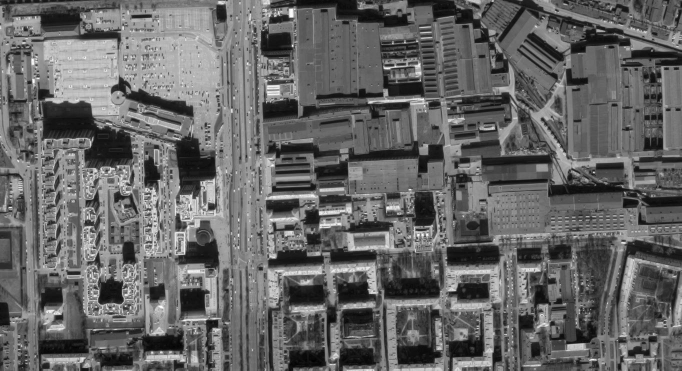
#> input picture module_1/images/GRAY.JPG, 1363 x 741 px (shown at 1/2 size)
$ python main.py
#> lines starting #> are read from the running program, lines starting #| are printed output that depends on the picture
### module_1/sharpening/io_utils.py
import cv2
import os


def load_images():
    gray = cv2.imread("images/GRAY.JPG", cv2.IMREAD_GRAYSCALE)
    rgb_half = cv2.imread("images/RGB_half.JPG")
    rgb_quarter = cv2.imread("images/RGB_quarter.JPG")
    return gray, rgb_half, rgb_quarter


def save_images(half_img, quarter_img, output_dir="pan_sharpened_outputs"):
    os.makedirs(output_dir, exist_ok=True)
    cv2.imwrite(f"{output_dir}/pan_sharpened_half.jpg", half_img)
    cv2.imwrite(f"{output_dir}/pan_sharpened_quarter.jpg", quarter_img)
    print(f"Saved sharpened images to {output_dir}/")

### module_1/sharpening/align.py
import cv2
import numpy as np


def align_images(gray: np.ndarray, rgb: np.ndarray) -> np.ndarray:
    """
    Aligns the RGB image to the grayscale image using ORB keypoints and homography.
    """
    assert len(gray.shape) == 2, (
        f"Expected gray image with shape (H, W), got {gray.shape}"
    )
    assert len(rgb.shape) == 3 and rgb.shape[2] == 3, (
        f"Expected RGB image with shape (H, W, 3), got {rgb.shape}"
    )

    orb = cv2.ORB_create(5000)
    kp1, des1 = orb.detectAndCompute(gray, None)
    rgb_gray = cv2.cvtColor(rgb, cv2.COLOR_BGR2GRAY)
    kp2, des2 = orb.detectAndCompute(rgb_gray, None)

    matcher = cv2.DescriptorMatcher_create(cv2.DESCRIPTOR_MATCHER_BRUTEFORCE_HAMMING)
    matches = list(matcher.match(des1, des2, None))
    matches.sort(key=lambda x: x.distance)
    matches = matches[: int(len(matches) * 0.1)]

    pts1 = np.float32([kp1[m.queryIdx].pt for m in matches]).reshape(-1, 1, 2)
    pts2 = np.float32([kp2[m.trainIdx].pt for m in matches]).reshape(-1, 1, 2)

    H, _ = cv2.findHomography(pts2, pts1, cv2.RANSAC)
    assert H is not None, "Homography computation failed."

    aligned = cv2.warpPerspective(rgb, H, (gray.shape[1], gray.shape[0]))
    return aligned

### module_1/sharpening/process.py
import cv2
import numpy as np


def resize_image(image: np.ndarray, shape: tuple[int, int]) -> np.ndarray:
    """
    Resizes the given image to the specified (height, width) shape.
    """
    return cv2.resize(image, (shape[1], shape[0]), interpolation=cv2.INTER_LINEAR)


def pan_sharpen(gray: np.ndarray, rgb_aligned: np.ndarray) -> np.ndarray:
    """
    Injects high-res gray detail into the RGB image using HSV space pan-sharpening.
    """
    hsv = cv2.cvtColor(rgb_aligned, cv2.COLOR_BGR2HSV)
    gray_norm = cv2.normalize(gray, None, 0, 255, cv2.NORM_MINMAX)
    hsv[:, :, 2] = gray_norm
    return cv2.cvtColor(hsv, cv2.COLOR_HSV2BGR)

### module_1/main.py
from sharpening.io_utils import load_images, save_images
from sharpening.align import align_images
from sharpening.process import resize_image, pan_sharpen


def main():
    gray, rgb_half, rgb_quarter = load_images()
#> in load_images, gray is the input picture: shape (741, 1363); min 0, max 255, mean 101.6
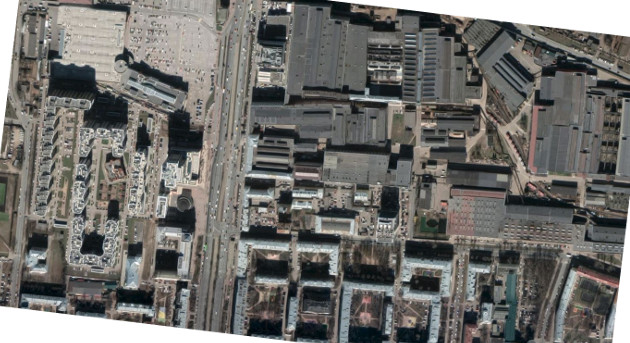
#> input picture module_1/images/RGB_half.JPG, 630 x 343 px
#> in load_images, rgb_half is the input picture: shape (343, 630, 3); mean B, G, R 108.4, 111.6, 112.7
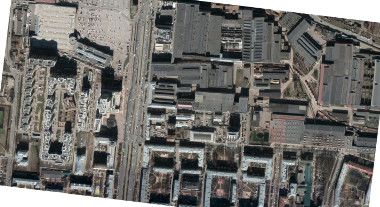
#> input picture module_1/images/RGB_quarter.JPG, 380 x 207 px
#> in load_images, rgb_quarter is the input picture: shape (207, 380, 3); mean B, G, R 108.4, 111.7, 112.7

    rgb_half_aligned = align_images(gray, rgb_half)
#> in align_images, `kp1, des1 = orb.detectAndCompute(gray, None)`: kp1 = 5000 keypoints; strongest (x, y, size): (584, 91, 31), (790, 132, 31), (791, 132, 37.2), (1187, 345, 31)
#> in align_images, `kp2, des2 = orb.detectAndCompute(rgb_gray, None)`: kp2 = 4735 keypoints; strongest (x, y, size): (293, 195, 31), (59, 309, 31), (330, 273, 31), (293, 194, 37.2)
#> in align_images, `matches = list(matcher.match(des1, des2, None))`: matches = 5000 matches
#> in align_images, `matches = matches[: int(len(matches) * 0.1)]`: matches = 500 matches
#> in align_images, `pts1 = np.float32([kp1[m.queryIdx].pt for m in matches]).reshape(-1, 1..`: pts1 = 500 rows, first 8: [547.4, 514.3], [117, 627.1], [844, 197], [93.31, 199.1], [860.5, 609.6], [229.9, 555.4], [544.6, 609.1], [122.3, 277.9]
#> in align_images, `pts2 = np.float32([kp2[m.trainIdx].pt for m in matches]).reshape(-1, 1..`: pts2 = 500 rows, first 8: [246, 230], [42, 258], [400, 101], [55, 60], [384, 292], [97.92, 231.8], [240.2, 273], [64, 98]
#> in align_images, `H, _ = cv2.findHomography(pts2, pts1, cv2.RANSAC)`: H = [[2.15, 0.257, -39.81], [-0.261, 2.14, 85.04], [-5.96e-07, -2.38e-07, 1]]
#> in align_images, `aligned = cv2.warpPerspective(rgb, H, (gray.shape[1], gray.shape[0]))`:
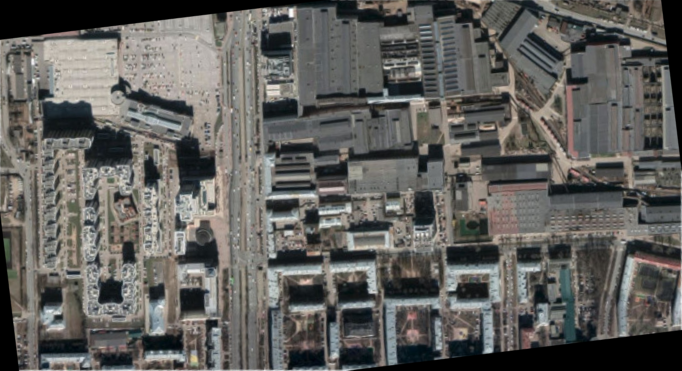
#> aligned: shape (741, 1363, 3) (shown at 1/2 size); mean B, G, R 92, 95.2, 96.2
    rgb_quarter_aligned = align_images(gray, rgb_quarter)
#> in align_images (call 2), `kp2, des2 = orb.detectAndCompute(rgb_gray, None)`: kp2 = 3253 keypoints; strongest (x, y, size): (176, 118, 31), (111, 172, 31), (201, 165, 31), (70, 34, 31)
#> in align_images (call 2), `matches = list(matcher.match(des1, des2, None))`: matches = 5000 matches
#> in align_images (call 2), `matches = matches[: int(len(matches) * 0.1)]`: matches = 500 matches
#> in align_images (call 2), `pts1 = np.float32([kp1[m.queryIdx].pt for m in matches]).reshape(-1, 1..`: pts1 = 500 rows, first 8: [641.4, 612.7], [698.7, 498.1], [129, 204.2], [752.5, 605.6], [326.1, 591.2], [261.6, 218.6], [971, 591.2], [236.5, 612.7]
#> in align_images (call 2), `pts2 = np.float32([kp2[m.trainIdx].pt for m in matches]).reshape(-1, 1..`: pts2 = 500 rows, first 8: [171, 170], [191, 140], [42, 39], [202, 172], [84, 153], [78, 47], [263, 175], [59, 156]
#> in align_images (call 2), `H, _ = cv2.findHomography(pts2, pts1, cv2.RANSAC)`: H = [[3.55, 0.439, -39.17], [-0.437, 3.55, 83.52], [-1.55e-05, 2.59e-05, 1]]
#> in align_images (call 2), `aligned = cv2.warpPerspective(rgb, H, (gray.shape[1], gray.shape[0]))`:
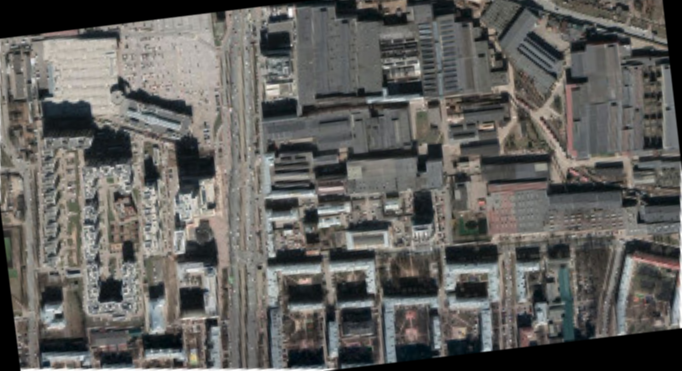
#> aligned: shape (741, 1363, 3) (shown at 1/2 size); mean B, G, R 92.3, 95.5, 96.5

    rgb_half_resized = resize_image(rgb_half_aligned, gray.shape)
    rgb_quarter_resized = resize_image(rgb_quarter_aligned, gray.shape)

    pan_sharp_half = pan_sharpen(gray, rgb_half_resized)
#> in pan_sharpen, `hsv = cv2.cvtColor(rgb_aligned, cv2.COLOR_BGR2HSV)`: hsv: shape (741, 1363, 3); mean H, S, V 47.2, 29.2, 99.2
#> in pan_sharpen, `hsv[:, :, 2] = gray_norm`: hsv: shape (741, 1363, 3); mean H, S, V 47.2, 29.2, 101.6
#> in pan_sharpen, `return cv2.cvtColor(hsv, cv2.COLOR_HSV2BGR)`:
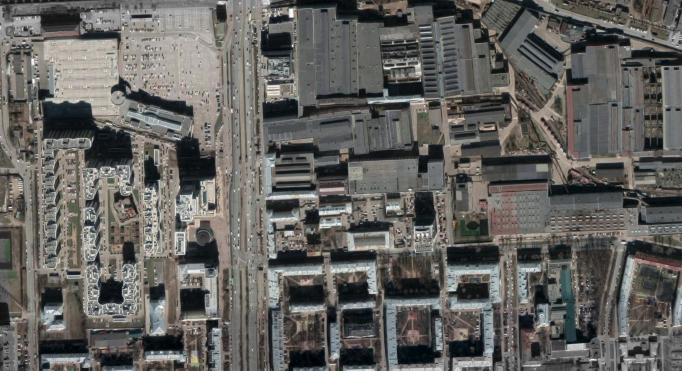
#> returned value: shape (741, 1363, 3) (shown at 1/2 size); mean B, G, R 94.5, 97.7, 98.8
    pan_sharp_quarter = pan_sharpen(gray, rgb_quarter_resized)
#> in pan_sharpen (call 2), `hsv = cv2.cvtColor(rgb_aligned, cv2.COLOR_BGR2HSV)`: hsv: shape (741, 1363, 3); mean H, S, V 46.5, 28.1, 99.3
#> in pan_sharpen (call 2), `hsv[:, :, 2] = gray_norm`: hsv: shape (741, 1363, 3); mean H, S, V 46.5, 28.1, 101.6

    save_images(pan_sharp_half, pan_sharp_quarter)


if __name__ == "__main__":
    main()
